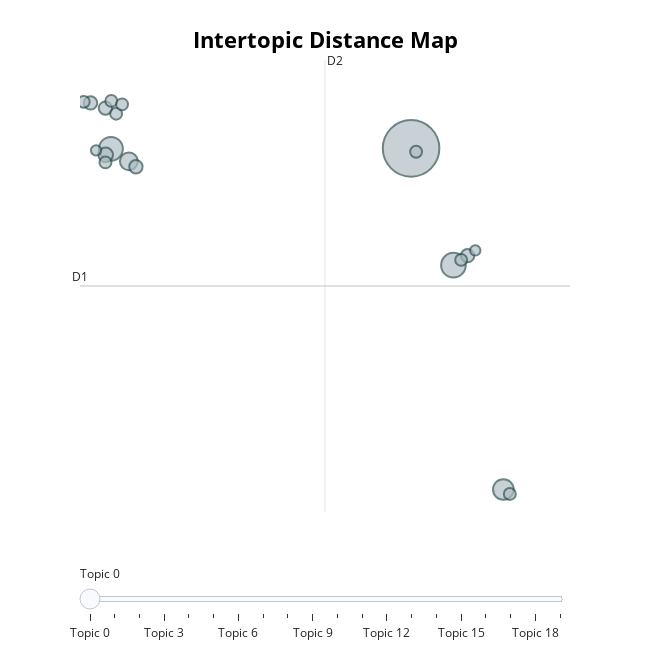

This figure's notebook cell:
### Markdown cell above
### Distribution of Topics across Presidential Elections

### Code cell
BERT_topic_model.visualize_topics()

### Figure 1 — Plotly figure (JSON) as saved in the notebook; plotly's stock layout.template omitted (floating-point values rounded to 4 significant figures)
{"data": [{"customdata": [[0, "world | america | new | people | years", 90], [1, "government | public | congress | work | great", 17], [2, "government | states | united | congress | law", 16], [3, "states | united | war | congress | great", 12], [4, "government | states | public | general | united", 9], [5, "states | government | united | public | congress", 6], [6, "government | states | united | congress | year", 5], [7, "mexico | states | texas | united | government", 5], [8, "bank | public | states | government | country", 5], [9, "united | states | treaty | government | congress", 5], [10, "states | constitution | government | congress | united", 4], [11, "world | free | war | great | nations", 4], [12, "public | states | government | united | congress", 4], [13, "war | shall | government | congress | present", 4], [14, "states | government | united | constitution | congress", 4], [15, "congress | states | year | june | government", 4], [16, "information | provision | public | united | proper", 4], [17, "public | states | government | banks | united", 4], [18, "states | government | united | public | law", 3], [19, "states | country | congress | constitution | war", 3]], "hovertemplate": "<b>Topic %{customdata[0]}</b><br>%{customdata[1]}<br>Size: %{customdata[2]}", "legendgroup": "", "marker": {"color": "#B0BEC5", "line": {"color": "DarkSlateGrey", "width": 2}, "size": [90, 17, 16, 12, 9, 6, 5, 5, 5, 5, 4, 4, 4, 4, 4, 4, 4, 4, 3, 3], "sizemode": "area", "sizeref": 0.05625, "symbol": "circle"}, "mode": "markers", "name": "", "orientation": "v", "showlegend": false, "type": "scatter", "x": [10.79, 12.3, 0.07915, 14.09, 0.719, -0.108, -0.1175, 12.81, 0.9709, -0.6486, 0.0917, 10.97, 14.32, -0.1154, 0.265, -0.8911, 0.4768, 12.58, -0.4507, 13.08], "xaxis": "x", "y": [11.77, 5.665, 11.75, -6.067, 11.09, 11.43, 13.88, 6.16, 10.81, 14.15, 14.26, 11.6, -6.3, 11.04, 13.59, 14.21, 14.07, 5.94, 11.67, 6.435], "yaxis": "y"}], "layout": {"annotations": [{"showarrow": false, "text": "D1", "x": -1.025, "y": 4.575, "yshift": 10}, {"showarrow": false, "text": "D2", "x": 7.721, "xshift": 10, "y": 16.39}], "height": 650, "hoverlabel": {"bgcolor": "white", "font": {"family": "Rockwell", "size": 16}}, "legend": {"itemsizing": "constant", "tracegroupgap": 0}, "margin": {"t": 60}, "shapes": [{"line": {"color": "#CFD8DC", "width": 2}, "type": "line", "x0": 7.721, "x1": 7.721, "y0": -7.245, "y1": 16.39}, {"line": {"color": "#9E9E9E", "width": 2}, "type": "line", "x0": -1.025, "x1": 16.47, "y0": 4.575, "y1": 4.575}], "sliders": [{"active": 0, "pad": {"t": 50}, "steps": [{"args": [{"marker.color": [["red", "#B0BEC5", "#B0BEC5", "#B0BEC5", "#B0BEC5", "#B0BEC5", "#B0BEC5", "#B0BEC5", "#B0BEC5", "#B0BEC5", "#B0BEC5", "#B0BEC5", "#B0BEC5", "#B0BEC5", "#B0BEC5", "#B0BEC5", "#B0BEC5", "#B0BEC5", "#B0BEC5", "#B0BEC5"]]}], "label": "Topic 0", "method": "update"}, {"args": [{"marker.color": [["#B0BEC5", "red", "#B0BEC5", "#B0BEC5", "#B0BEC5", "#B0BEC5", "#B0BEC5", "#B0BEC5", "#B0BEC5", "#B0BEC5", "#B0BEC5", "#B0BEC5", "#B0BEC5", "#B0BEC5", "#B0BEC5", "#B0BEC5", "#B0BEC5", "#B0BEC5", "#B0BEC5", "#B0BEC5"]]}], "label": "Topic 1", "method": "update"}, {"args": [{"marker.color": [["#B0BEC5", "#B0BEC5", "red", "#B0BEC5", "#B0BEC5", "#B0BEC5", "#B0BEC5", "#B0BEC5", "#B0BEC5", "#B0BEC5", "#B0BEC5", "#B0BEC5", "#B0BEC5", "#B0BEC5", "#B0BEC5", "#B0BEC5", "#B0BEC5", "#B0BEC5", "#B0BEC5", "#B0BEC5"]]}], "label": "Topic 2", "method": "update"}, {"args": [{"marker.color": [["#B0BEC5", "#B0BEC5", "#B0BEC5", "red", "#B0BEC5", "#B0BEC5", "#B0BEC5", "#B0BEC5", "#B0BEC5", "#B0BEC5", "#B0BEC5", "#B0BEC5", "#B0BEC5", "#B0BEC5", "#B0BEC5", "#B0BEC5", "#B0BEC5", "#B0BEC5", "#B0BEC5", "#B0BEC5"]]}], "label": "Topic 3", "method": "update"}, {"args": [{"marker.color": [["#B0BEC5", "#B0BEC5", "#B0BEC5", "#B0BEC5", "red", "#B0BEC5", "#B0BEC5", "#B0BEC5", "#B0BEC5", "#B0BEC5", "#B0BEC5", "#B0BEC5", "#B0BEC5", "#B0BEC5", "#B0BEC5", "#B0BEC5", "#B0BEC5", "#B0BEC5", "#B0BEC5", "#B0BEC5"]]}], "label": "Topic 4", "method": "update"}, {"args": [{"marker.color": [["#B0BEC5", "#B0BEC5", "#B0BEC5", "#B0BEC5", "#B0BEC5", "red", "#B0BEC5", "#B0BEC5", "#B0BEC5", "#B0BEC5", "#B0BEC5", "#B0BEC5", "#B0BEC5", "#B0BEC5", "#B0BEC5", "#B0BEC5", "#B0BEC5", "#B0BEC5", "#B0BEC5", "#B0BEC5"]]}], "label": "Topic 5", "method": "update"}, {"args": [{"marker.color": [["#B0BEC5", "#B0BEC5", "#B0BEC5", "#B0BEC5", "#B0BEC5", "#B0BEC5", "red", "#B0BEC5", "#B0BEC5", "#B0BEC5", "#B0BEC5", "#B0BEC5", "#B0BEC5", "#B0BEC5", "#B0BEC5", "#B0BEC5", "#B0BEC5", "#B0BEC5", "#B0BEC5", "#B0BEC5"]]}], "label": "Topic 6", "method": "update"}, {"args": [{"marker.color": [["#B0BEC5", "#B0BEC5", "#B0BEC5", "#B0BEC5", "#B0BEC5", "#B0BEC5", "#B0BEC5", "red", "#B0BEC5", "#B0BEC5", "#B0BEC5", "#B0BEC5", "#B0BEC5", "#B0BEC5", "#B0BEC5", "#B0BEC5", "#B0BEC5", "#B0BEC5", "#B0BEC5", "#B0BEC5"]]}], "label": "Topic 7", "method": "update"}, {"args": [{"marker.color": [["#B0BEC5", "#B0BEC5", "#B0BEC5", "#B0BEC5", "#B0BEC5", "#B0BEC5", "#B0BEC5", "#B0BEC5", "red", "#B0BEC5", "#B0BEC5", "#B0BEC5", "#B0BEC5", "#B0BEC5", "#B0BEC5", "#B0BEC5", "#B0BEC5", "#B0BEC5", "#B0BEC5", "#B0BEC5"]]}], "label": "Topic 8", "method": "update"}, {"args": [{"marker.color": [["#B0BEC5", "#B0BEC5", "#B0BEC5", "#B0BEC5", "#B0BEC5", "#B0BEC5", "#B0BEC5", "#B0BEC5", "#B0BEC5", "red", "#B0BEC5", "#B0BEC5", "#B0BEC5", "#B0BEC5", "#B0BEC5", "#B0BEC5", "#B0BEC5", "#B0BEC5", "#B0BEC5", "#B0BEC5"]]}], "label": "Topic 9", "method": "update"}, {"args": [{"marker.color": [["#B0BEC5", "#B0BEC5", "#B0BEC5", "#B0BEC5", "#B0BEC5", "#B0BEC5", "#B0BEC5", "#B0BEC5", "#B0BEC5", "#B0BEC5", "red", "#B0BEC5", "#B0BEC5", "#B0BEC5", "#B0BEC5", "#B0BEC5", "#B0BEC5", "#B0BEC5", "#B0BEC5", "#B0BEC5"]]}], "label": "Topic 10", "method": "update"}, {"args": [{"marker.color": [["#B0BEC5", "#B0BEC5", "#B0BEC5", "#B0BEC5", "#B0BEC5", "#B0BEC5", "#B0BEC5", "#B0BEC5", "#B0BEC5", "#B0BEC5", "#B0BEC5", "red", "#B0BEC5", "#B0BEC5", "#B0BEC5", "#B0BEC5", "#B0BEC5", "#B0BEC5", "#B0BEC5", "#B0BEC5"]]}], "label": "Topic 11", "method": "update"}, {"args": [{"marker.color": [["#B0BEC5", "#B0BEC5", "#B0BEC5", "#B0BEC5", "#B0BEC5", "#B0BEC5", "#B0BEC5", "#B0BEC5", "#B0BEC5", "#B0BEC5", "#B0BEC5", "#B0BEC5", "red", "#B0BEC5", "#B0BEC5", "#B0BEC5", "#B0BEC5", "#B0BEC5", "#B0BEC5", "#B0BEC5"]]}], "label": "Topic 12", "method": "update"}, {"args": [{"marker.color": [["#B0BEC5", "#B0BEC5", "#B0BEC5", "#B0BEC5", "#B0BEC5", "#B0BEC5", "#B0BEC5", "#B0BEC5", "#B0BEC5", "#B0BEC5", "#B0BEC5", "#B0BEC5", "#B0BEC5", "red", "#B0BEC5", "#B0BEC5", "#B0BEC5", "#B0BEC5", "#B0BEC5", "#B0BEC5"]]}], "label": "Topic 13", "method": "update"}, {"args": [{"marker.color": [["#B0BEC5", "#B0BEC5", "#B0BEC5", "#B0BEC5", "#B0BEC5", "#B0BEC5", "#B0BEC5", "#B0BEC5", "#B0BEC5", "#B0BEC5", "#B0BEC5", "#B0BEC5", "#B0BEC5", "#B0BEC5", "red", "#B0BEC5", "#B0BEC5", "#B0BEC5", "#B0BEC5", "#B0BEC5"]]}], "label": "Topic 14", "method": "update"}, {"args": [{"marker.color": [["#B0BEC5", "#B0BEC5", "#B0BEC5", "#B0BEC5", "#B0BEC5", "#B0BEC5", "#B0BEC5", "#B0BEC5", "#B0BEC5", "#B0BEC5", "#B0BEC5", "#B0BEC5", "#B0BEC5", "#B0BEC5", "#B0BEC5", "red", "#B0BEC5", "#B0BEC5", "#B0BEC5", "#B0BEC5"]]}], "label": "Topic 15", "method": "update"}, {"args": [{"marker.color": [["#B0BEC5", "#B0BEC5", "#B0BEC5", "#B0BEC5", "#B0BEC5", "#B0BEC5", "#B0BEC5", "#B0BEC5", "#B0BEC5", "#B0BEC5", "#B0BEC5", "#B0BEC5", "#B0BEC5", "#B0BEC5", "#B0BEC5", "#B0BEC5", "red", "#B0BEC5", "#B0BEC5", "#B0BEC5"]]}], "label": "Topic 16", "method": "update"}, {"args": [{"marker.color": [["#B0BEC5", "#B0BEC5", "#B0BEC5", "#B0BEC5", "#B0BEC5", "#B0BEC5", "#B0BEC5", "#B0BEC5", "#B0BEC5", "#B0BEC5", "#B0BEC5", "#B0BEC5", "#B0BEC5", "#B0BEC5", "#B0BEC5", "#B0BEC5", "#B0BEC5", "red", "#B0BEC5", "#B0BEC5"]]}], "label": "Topic 17", "method": "update"}, {"args": [{"marker.color": [["#B0BEC5", "#B0BEC5", "#B0BEC5", "#B0BEC5", "#B0BEC5", "#B0BEC5", "#B0BEC5", "#B0BEC5", "#B0BEC5", "#B0BEC5", "#B0BEC5", "#B0BEC5", "#B0BEC5", "#B0BEC5", "#B0BEC5", "#B0BEC5", "#B0BEC5", "#B0BEC5", "red", "#B0BEC5"]]}], "label": "Topic 18", "method": "update"}, {"args": [{"marker.color": [["#B0BEC5", "#B0BEC5", "#B0BEC5", "#B0BEC5", "#B0BEC5", "#B0BEC5", "#B0BEC5", "#B0BEC5", "#B0BEC5", "#B0BEC5", "#B0BEC5", "#B0BEC5", "#B0BEC5", "#B0BEC5", "#B0BEC5", "#B0BEC5", "#B0BEC5", "#B0BEC5", "#B0BEC5", "red"]]}], "label": "Topic 19", "method": "update"}]}], "title": {"font": {"color": "Black", "size": 22}, "text": "<b>Intertopic Distance Map</b>", "x": 0.5, "xanchor": "center", "y": 0.95, "yanchor": "top"}, "width": 650, "xaxis": {"anchor": "y", "domain": [0, 1], "range": [-1.025, 16.47], "title": {"text": ""}, "visible": false}, "yaxis": {"anchor": "x", "domain": [0, 1], "range": [-7.245, 16.39], "title": {"text": ""}, "visible": false}}}
